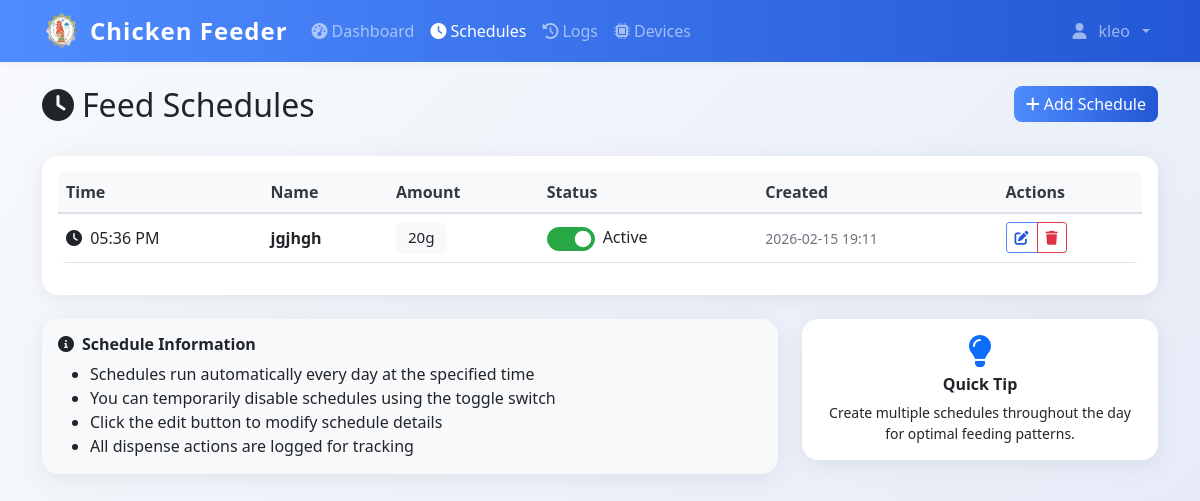
Before: /schedules (signed in) with the older database file.
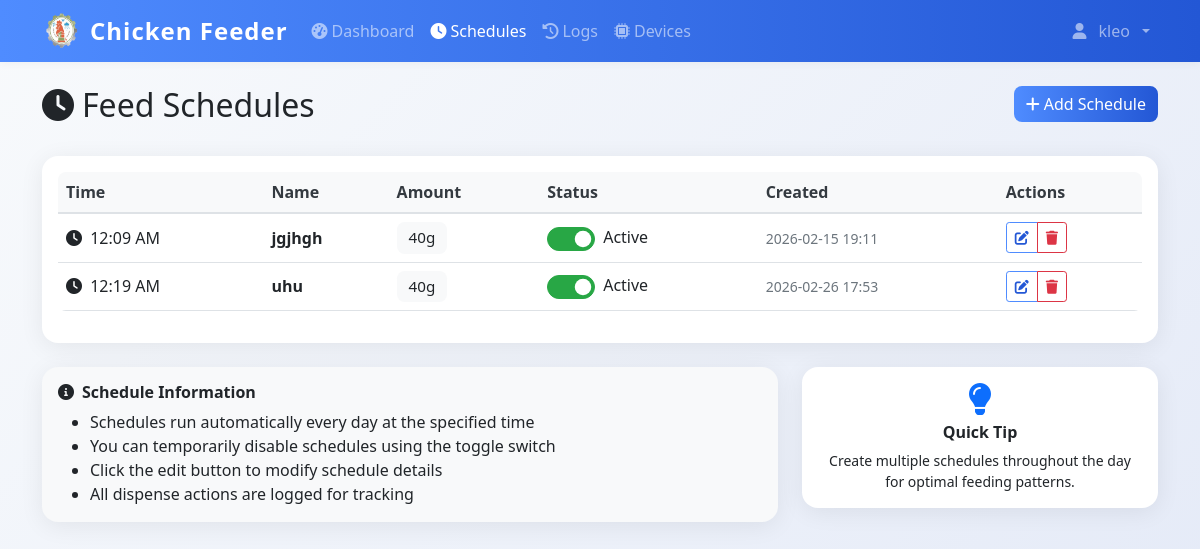
After: the same page with the newer database file.
### models.py (models this page shows)
class FeedSchedule(db.Model):
    id = db.Column(db.Integer, primary_key=True)
    name = db.Column(db.String(100), nullable=False)
    feed_time = db.Column(db.Time, nullable=False)
    amount_grams = db.Column(db.Integer, nullable=False)
    is_active = db.Column(db.Boolean, default=True)
    created_by = db.Column(db.Integer, db.ForeignKey('user.id'), nullable=False)
    created_at = db.Column(db.DateTime, default=datetime.now)
    user = db.relationship('User', backref=db.backref('schedules', lazy=True))

### app.py (the view)
@app.route('/schedules')
@login_required
def schedules():
    schedules = FeedSchedule.query.filter_by(created_by=current_user.id).order_by(FeedSchedule.feed_time).all()
    return render_template('schedules.html', schedules=schedules)

### app.py (called while the page is built)
@login_manager.user_loader
def load_user(user_id):
    return db.session.get(User, int(user_id))

@app.context_processor
def inject_datetime():
    return {'datetime': datetime}

@app.before_request
def restrict_admin_from_user_pages():
    if current_user.is_authenticated and getattr(current_user, 'is_admin', False):
        if not request.path.startswith('/admin'):
            if not request.path.startswith('/static') and not request.path.startswith('/logout'):
                return redirect(url_for('admin.dashboard'))

### templates/schedules.html (shortened to what the changed rows need)
{% extends "base.html" %}
{% block content %}
<div class="container mt-4">
    <div class="row mb-4">
        <div class="col">
            <h1 class="h2">
                <i class="fas fa-clock me-2"></i>Feed Schedules
            </h1>
        </div>
    </div>
    <div class="card">
        <div class="card-body">
            {% if schedules %}
            <div class="table-responsive">
                <table class="table table-hover">
                    <thead>
                        <tr>
                            <th>Time</th>
                            <th>Name</th>
                            <th>Amount</th>
                            <th>Status</th>
                            <th>Created</th>
                            <th>Actions</th>
                        </tr>
                    </thead>
                    <tbody>
                        {% for schedule in schedules %}
                        <tr id="schedule-{{ schedule.id }}">
                            <td>
                                <i class="fas fa-clock me-1"></i>
                                {{ schedule.feed_time.strftime('%I:%M %p') }}
                            </td>
                            <td>
                                <strong>{{ schedule.name }}</strong>
                            </td>
                            <td>
                                <span class="badge bg-light text-dark">{{ schedule.amount_grams }}g</span>
                            </td>
                            <td>
                                <div class="form-check form-switch d-flex align-items-center gap-2">
                                    <input class="form-check-input" type="checkbox"
                                        id="toggle-{{ schedule.id }}"
                                        {% if schedule.is_active %}checked{% endif %}
                                        onchange="toggleSchedule(this)" data-id="{{ schedule.id }}">
                                    <label class="form-check-label" for="toggle-{{ schedule.id }}">
                                        <span id="status-text-{{ schedule.id }}">
                                            {% if schedule.is_active %}Active{% else %}Inactive{% endif %}
                                        </span>
                                    </label>
                                </div>
                            </td>
                            <td>
                                <small class="text-muted">
                                    {{ schedule.created_at.strftime('%Y-%m-%d %H:%M') }}
                                </small>
                            </td>
                            <td>
                                <div class="btn-group btn-group-sm">
                                    <a class="btn btn-outline-primary"
                                       href="{{ url_for('edit_schedule', schedule_id=schedule.id) }}"
                                       title="Edit this schedule">
                                        <i class="fas fa-edit"></i>
                                    </a>
                                    <button class="btn btn-outline-danger"
                                            onclick="deleteSchedule(this)"
                                            data-id="{{ schedule.id }}"
                                            data-name="{{ schedule.name }}"
                                            title="Delete schedule">
                                        <i class="fas fa-trash"></i>
                                    </button>
                                </div>
                            </td>
                        </tr>
                        {% endfor %}
                    </tbody>
                </table>
            </div>
            {% endif %}
        </div>
    </div>
</div>
{% endblock %}

Changed rows visible on the page:
changed FeedSchedule "jgjhgh": feed_time "05:36 PM" → "12:09 AM"; amount_grams "20" → "40"
added FeedSchedule: feed_time "12:19 AM", name "uhu", amount_grams "40", is_active "☑", shows "Active", created_at "2026-02-26 17:53"
